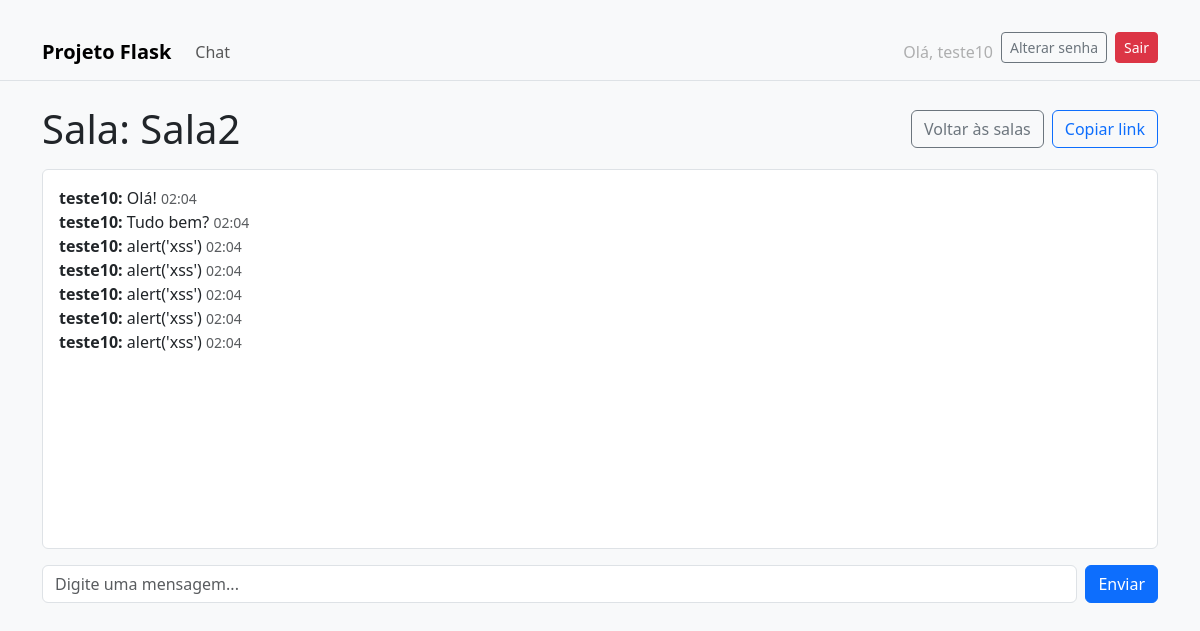
The app's page /chat/2 (signed in) with its own data.
### app/models.py (models this page shows, shortened)
class User(db.Model, UserMixin):
    id = db.Column(db.Integer, primary_key=True)
    name = db.Column(db.String(120), nullable=False)
    email = db.Column(db.String(120), unique=True, nullable=False, index=True)
    password_hash = db.Column(db.String(512), nullable=False)
    is_moderator = db.Column(db.Boolean, default=False, nullable=False)
    is_admin = db.Column(db.Boolean, default=False, nullable=False)
    created_at = db.Column(db.DateTime, default=datetime.utcnow)
    messages = db.relationship("Message", backref="user", lazy=True)

class Room(db.Model):
    id = db.Column(db.Integer, primary_key=True)
    name = db.Column(db.String(120), unique=True, nullable=False)
    is_private = db.Column(db.Boolean, default=False, nullable=False)
    created_by = db.Column(db.Integer, db.ForeignKey("user.id"), nullable=False)
    created_at = db.Column(db.DateTime, default=datetime.utcnow)
    messages = db.relationship("Message", backref="room", cascade="all, delete", lazy=True)
    bans = db.relationship("Ban", backref="room", cascade="all, delete", lazy=True)

class Message(db.Model):
    id = db.Column(db.Integer, primary_key=True)
    room_id = db.Column(db.Integer, db.ForeignKey("room.id"), nullable=False, index=True)
    user_id = db.Column(db.Integer, db.ForeignKey("user.id"), nullable=False, index=True)
    content = db.Column(db.Text, nullable=False)
    created_at = db.Column(db.DateTime, default=datetime.utcnow, index=True)

### app/chat/routes.py (the view)
@chat.route("/<int:room_id>")
@login_required
def room(room_id):
    room = Room.query.get_or_404(room_id)
    messages = (Message.query
                .filter_by(room_id=room.id)
                .order_by(Message.created_at.desc())
                .limit(50).all())[::-1]
    token = None
    if room.is_private:
        token = gen_room_token(current_user.id, room.id, minutes=60)
    return render_template("chat/room.html", room=room, messages=messages, token=token)

### app/templates/chat/room.html (shortened to what this page needs)
﻿{% extends "base.html" %}
{% block content %}
<div class="d-flex align-items-center justify-content-between mb-3">
  <h1 class="m-0">Sala: {{ room.name }} {% if room.is_private %}<span class="badge text-bg-secondary">Privada</span>{% endif %}</h1>
  <div class="d-flex gap-2">
    <a class="btn btn-outline-secondary" href="{{ url_for('chat.index') }}">Voltar às salas</a>
    <button class="btn btn-outline-primary" id="copy-link">Copiar link</button>
  </div>
</div>
<div id="chat-box" class="border rounded p-3 mb-3 bg-white" style="height: 380px; overflow-y: auto;">
  {% for m in messages %}
    <div><strong>{{ m.user.name }}:</strong> {{ m.content|safe }} <span class="text-muted small">{{ m.created_at.strftime('%H:%M') }}</span></div>
  {% endfor %}
</div>
<form id="chat-form" class="d-flex gap-2" method="POST" action="#">
  <input id="chat-input" class="form-control" placeholder="Digite uma mensagem..." autocomplete="off">
  <button class="btn btn-primary" type="submit">Enviar</button>
</form>
{% endblock %}

### app/templates/base.html (shortened to what this page needs)
﻿<!doctype html>
<html lang="pt-br">
<head>
  <link href="https://cdn.jsdelivr.net/npm/bootstrap@5.3.3/dist/css/bootstrap.min.css" rel="stylesheet">
</head>
<body class="bg-light">
<nav class="navbar navbar-expand-lg bg-body-tertiary border-bottom">
  <div class="container">
    <a class="navbar-brand fw-semibold" href="{{ url_for('main.index') }}">Projeto Flask</a>
    <div class="collapse navbar-collapse" id="topnav">
      <ul class="navbar-nav me-auto mb-2 mb-lg-0">
        <li class="nav-item"><a class="nav-link" href="{{ url_for('chat.index') }}">Chat</a></li>
      </ul>
      <ul class="navbar-nav ms-auto">
        {% if current_user.is_authenticated %}
          <li class="nav-item">
            <a class="nav-link disabled">Olá, {{ current_user.name }}</a>
          </li>
          <li class="nav-item"><a class="btn btn-sm btn-outline-secondary me-2" href="{{ url_for('auth.change_password') }}">Alterar senha</a></li>
          <li class="nav-item"><a class="btn btn-sm btn-danger" href="{{ url_for('auth.logout') }}">Sair</a></li>
        {% else %}
          <li class="nav-item"><a class="btn btn-sm btn-outline-primary me-2" href="{{ url_for('auth.login') }}">Entrar</a></li>
          <li class="nav-item"><a class="btn btn-sm btn-primary" href="{{ url_for('auth.register') }}">Criar conta</a></li>
        {% endif %}
      </ul>
    </div>
  </div>
</nav>
<div class="container py-4">
  {% block content %}{% endblock %}
</div>
</body>
</html>

### records on screen
User: name "teste10"
Room: name "Sala2"
Message: user.name "teste10", content "Olá!", created_at "02:04"
Message: user.name "teste10", content "Tudo bem?", created_at "02:04"
Message: user.name "teste10", content "alert('xss')", created_at "02:04"
Message: user.name "teste10", content "alert('xss')", created_at "02:04"
Message: user.name "teste10", content "alert('xss')", created_at "02:04"
Message: user.name "teste10", content "alert('xss')", created_at "02:04"
Message: user.name "teste10", content "alert('xss')", created_at "02:04"
